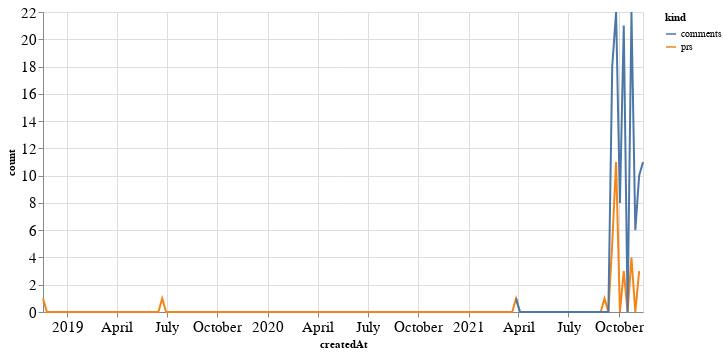

Here is the notebook cell this chart was saved with:
### Code cell
alt.Chart(total_time, width=600).mark_line().encode(
    x='createdAt',
    y='count',
    color='kind'
)

### Figure 1 — Vega-Lite specification as saved in the notebook (floating-point values rounded to 4 significant figures; data arrays with more than 128 entries replaced by an {"elided": "..."} marker saying what was removed)
{"config": {"axisLeft": {"labelFontSize": 15}, "axisBottom": {"labelFontSize": 15}}, "data": {"name": "data-3911f1a817b3ed4b9b214e688fed849b"}, "mark": "line", "encoding": {"color": {"type": "nominal", "field": "kind"}, "x": {"type": "temporal", "field": "createdAt"}, "y": {"type": "quantitative", "field": "count"}}, "width": 600, "$schema": "https://vega.github.io/schema/vega-lite/v4.8.1.json", "datasets": {"data-3911f1a817b3ed4b9b214e688fed849b": {"elided": "314 records"}}}
